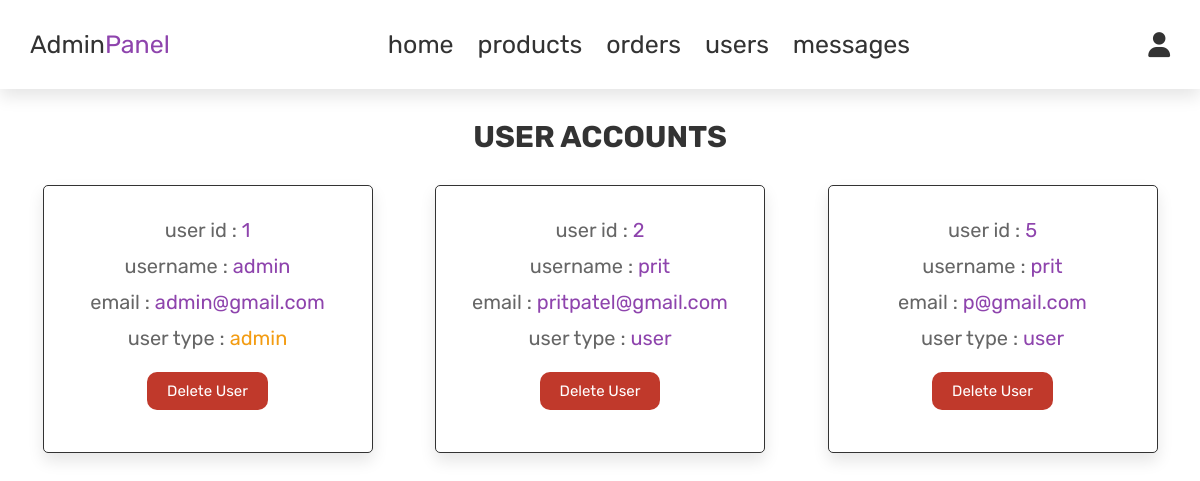
Page /admin_user.php (signed in) on the earlier database version.
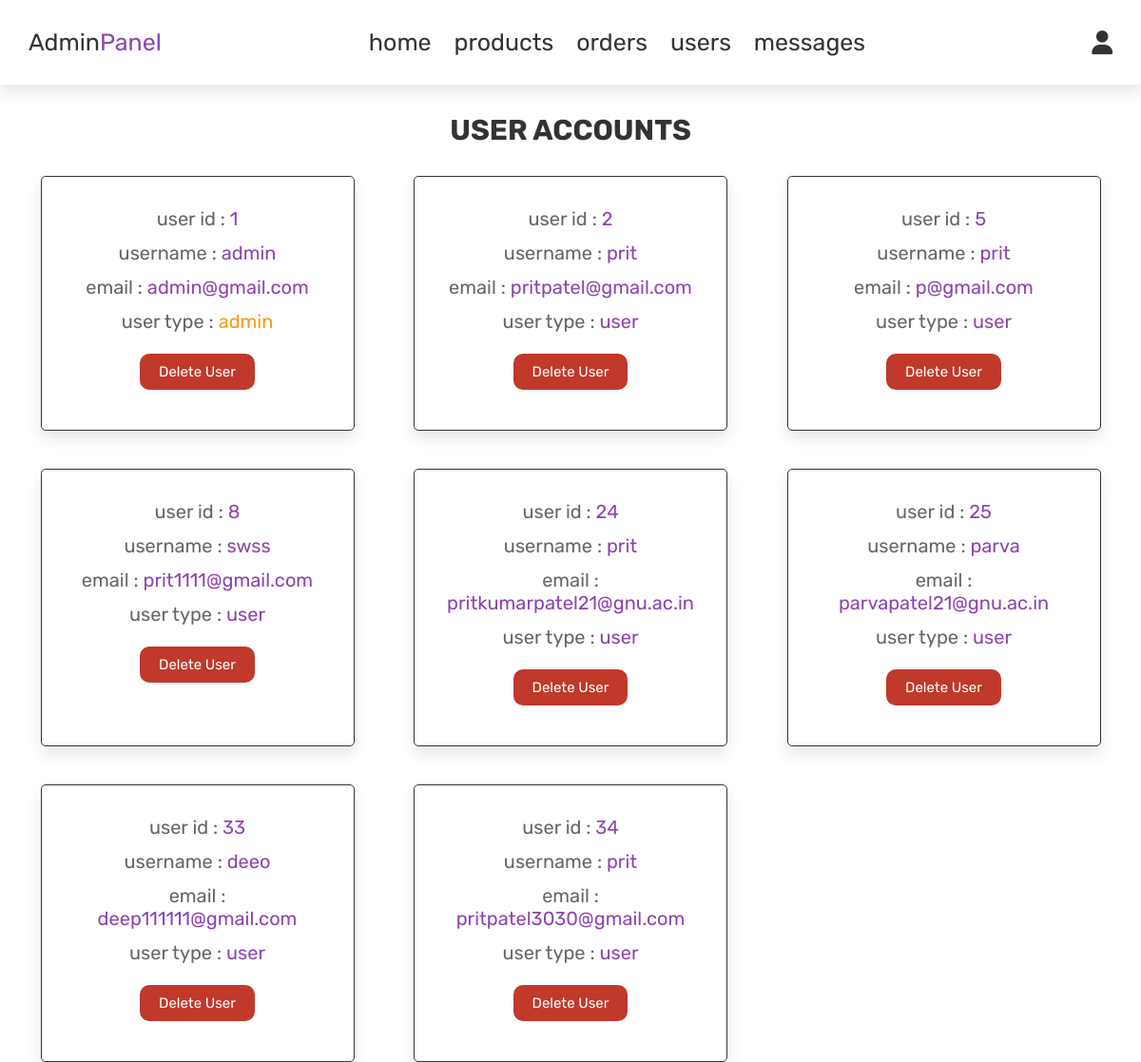
Same page on the later database version.
### tables this page shows
CREATE TABLE IF NOT EXISTS `users` (
  `id` int NOT NULL AUTO_INCREMENT,
  `name` varchar(100) NOT NULL,
  `email` varchar(100) NOT NULL,
  `password` varchar(100) NOT NULL,
  `ph_no` varchar(15) NOT NULL,
  `usertype` varchar(20) NOT NULL DEFAULT 'user',
  `verification_code` varchar(255) NOT NULL,
  `is_verified` int NOT NULL DEFAULT '0',
  PRIMARY KEY (`id`),
  UNIQUE KEY `ph_no` (`ph_no`),
  UNIQUE KEY `email` (`email`)
);

### admin_user.php (the view, shortened to what this page needs)
<?php
include 'conn.php';
?>
<!DOCTYPE html>
<html lang="en">
<head>
   <link rel="stylesheet" href="https://cdnjs.cloudflare.com/ajax/libs/font-awesome/6.0.0/css/all.min.css">
   <link rel="stylesheet" href="css/admin.css">
</head>
<body>
    <header class="header">
   <div class="flex">
      <a href="admin_page.php" class="logo">Admin<span>Panel</span></a>
      <nav class="navbar">
         <a href="admin_page.php">home</a>
         <a href="admin_products.php">products</a>
         <a href="admin_order.php">orders</a>
         <a href="admin_user.php">users</a>
         <a href="admin_mes.php">messages</a>
      </nav>
      <div class="icons">
         <div id="user-btn" class="fas fa-user"></div>
      </div>
   </div>
</header>
<section class="users">
   <h1 class="title"> user accounts </h1>
   <div class="box-container">
      <?php
         $select_users = mysqli_query($conn, "SELECT * FROM `users`") or die('query failed');
         while($fetch_users = mysqli_fetch_assoc($select_users)){
      ?>
      <div class="box">
         <p> user id : <span><?php echo $fetch_users['id']; ?></span> </p>
         <p> username : <span><?php echo $fetch_users['name']; ?></span> </p>
         <p> email : <span><?php echo $fetch_users['email']; ?></span> </p>
         <p> user type : <span style="color:<?php if($fetch_users['usertype'] == 'admin'){ echo 'var(--orange)'; } ?>"><?php echo $fetch_users['usertype']; ?></span> </p>
         <a href="admin_user.php?delete=<?php echo $fetch_users['id']; ?>" onclick="return confirm('delete this user?');" class="delete-btn">delete user</a>
      </div>
      <?php
         };
      ?>
   </div>
</section>
</body>
</html>

Differences in the rows shown:
added users: id "8", name "swss", email "prit1111@gmail.com", usertype "user"
added users: id "24", name "prit", email "pritkumarpatel21@gnu.ac.in", usertype "user"
added users: id "25", name "parva", email "parvapatel21@gnu.ac.in", usertype "user"
added users: id "33", name "deeo", email "deep111111@gmail.com", usertype "user"
added users: id "34", name "prit", email "pritpatel3030@gmail.com", usertype "user"
